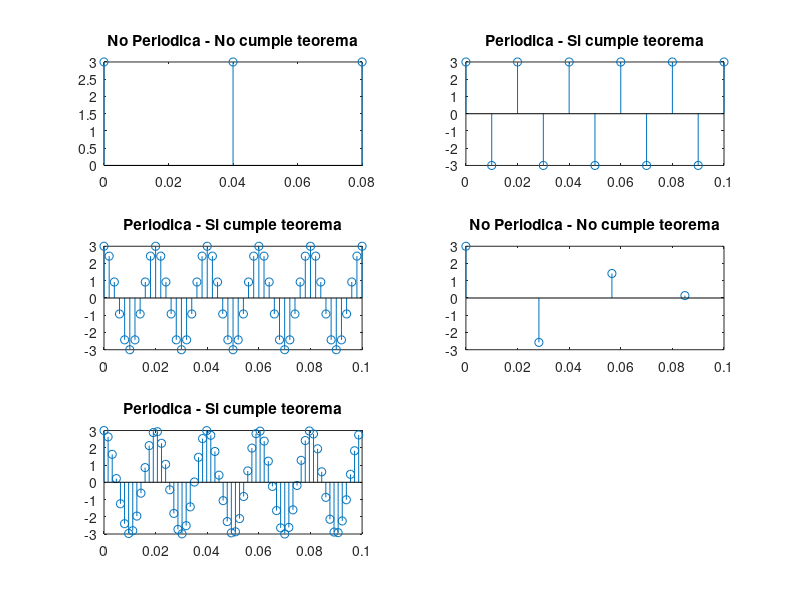

The MATLAB script that drew this image:
close;clc;clear;
fs = 25;
ts = 1/fs;

t = 0:ts:0.1;

x=3*cos(2*pi*50*t);

subplot(3,2,1)


stem(t,x)




%%%%
fs = 100;
ts = 1/fs;

t = 0:ts:0.1;

x=3*cos(2*pi*50*t);

title('No Periodica - No cumple teorema')

subplot(3,2,2)

stem(t,x)
%%%
fs = 500;
ts = 1/fs;

t = 0:ts:0.1;

x=3*cos(2*pi*50*t);
title('Periodica - Si cumple teorema')
subplot(3,2,3)

stem(t,x)
%%%
fs = 25*sqrt(2);
ts = 1/fs;

t = 0:ts:0.1;

x=3*cos(2*pi*50*t);

title('Periodica - Si cumple teorema')
subplot(3,2,4)

stem(t,x)
%%
fs = 200*pi
ts = 1/fs;

t = 0:ts:0.1;

x=3*cos(2*pi*50*t);

title('No Periodica - No cumple teorema')
subplot(3,2,5)

stem(t,x)

title('Periodica - Si cumple teorema')
